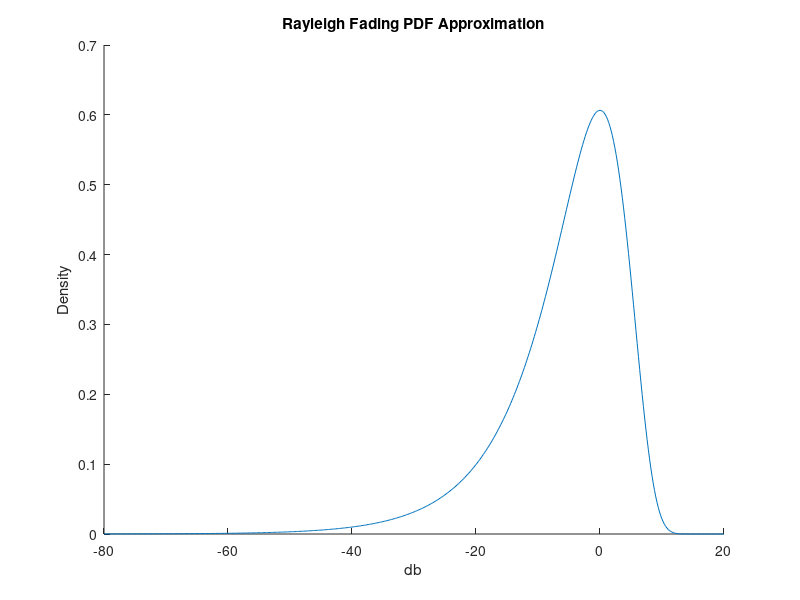

Recreate this plot in MATLAB. (Note: this script raises an error after producing the figure.)
clear all;
N =1024;
M = 511500;
x=1:N;

R = [1 0; 0 1];
L = chol(R);
M1 = randn(N/2,2);
M1 = M1*L;
M1 = M1.';

M2 = randn(N/2,2);
M2 = M2*L;
M2 = M2.';

X1(:,1:N/2) = M1(1,:)+j*M1(2,:);
X1(:,N/2+1:N) = fliplr(conj(M1(1,:)+j*M1(2,:)));
X2(:,1:N/2) = M2(1,:)+j*M2(2,:);
X2(:,N/2+1:N) = fliplr(conj(M2(1,:)+j*M2(2,:)));


corr(M1(1,:).', M1(2,:).')

%plot pdf
figure(1);
xlabel('db');
ylabel('Density');
title('Rayleigh Fading PDF Approximation')
hold on
edge=[-80:0.2:20];
R=db2mag(edge);
sigma = 1;
ray = raylpdf(R, sigma);
plot(edge, ray);

C=1;
f = [0.1 0.01 0.001];
for fm=f
    S=zeros(1,N);
    i = 1;
    for fd=-fm:2*fm/(N-1):fm
        S(i)=C/(2*pi*fm*sqrt(1-(fd/fm)^2));
        if S(i) > 1000
            S(i) = 1000;
        end
        i=i+1;
    end
    S = sqrt(S);
    %plot(x,S);
    %fgn1=fft(gn1);
    
    f1=X1.*S;
    f2=X2.*S;
    
    fft1=abs(ifft(f1));
    fft2=abs(ifft(f2));
    
    fr1=fft1.^2;
    fr2=fft2.^2;
    r = sqrt(fr1+fr2);
    
    edge=[-80:1:20];
    data = mag2db(abs(r));
    h=histogram(data, edge, 'Normalization','pdf');
    value = h.Values*7;
    bin = h.BinEdges;
    bin=bin(1:length(bin)-1);
    plot(bin, value);

    
end
legend("Theoretical Ray. PDF","hist fm=0.1","fm=0.1","hist fm=0.01", "fm=0.01", "hist fm=0.001", "fm=0.001");

hold off

% plot amp response
figure(2);
plot(x, data);
title('Correlated Rayleigh magnitude response');
xlabel('sample');
ylabel('db');

%plot phase response
figure(3);
plot(angle(fft(r)));
title('Correlated Rayleigh phase response');
xlabel('db');
ylabel('degree');
